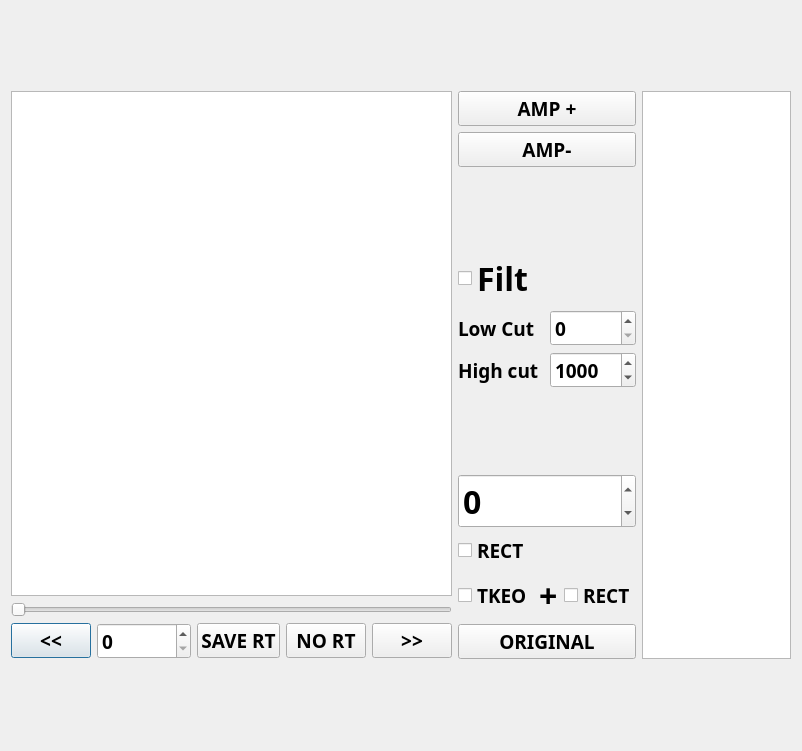
<?xml version="1.0" encoding="UTF-8"?>
<ui version="4.0">
 <class>DialogAnalog</class>
 <widget class="QDialog" name="DialogAnalog">
  <property name="geometry">
   <rect>
    <x>0</x>
    <y>0</y>
    <width>802</width>
    <height>751</height>
   </rect>
  </property>
  <property name="font">
   <font>
    <family>Gill Sans</family>
    <pointsize>24</pointsize>
    <weight>75</weight>
    <bold>true</bold>
   </font>
  </property>
  <property name="windowTitle">
   <string>Dialog</string>
  </property>
  <layout class="QGridLayout" name="gridLayout">
   <item row="0" column="0" rowspan="3">
    <layout class="QVBoxLayout" name="verticalLayout_2">
     <item>
      <widget class="GraphicsLayoutWidget" name="graphicsView">
       <property name="font">
        <font>
         <family>Gill Sans</family>
         <pointsize>14</pointsize>
         <weight>75</weight>
         <bold>true</bold>
        </font>
       </property>
      </widget>
     </item>
     <item>
      <widget class="QSlider" name="horizontalSliderRtOnset">
       <property name="font">
        <font>
         <family>Gill Sans</family>
         <pointsize>14</pointsize>
         <weight>75</weight>
         <bold>true</bold>
        </font>
       </property>
       <property name="orientation">
        <enum>Qt::Horizontal</enum>
       </property>
      </widget>
     </item>
     <item>
      <layout class="QHBoxLayout" name="horizontalLayout">
       <item>
        <widget class="QPushButton" name="pushButtonBackward">
         <property name="font">
          <font>
           <family>Gill Sans</family>
           <pointsize>14</pointsize>
           <weight>75</weight>
           <bold>true</bold>
          </font>
         </property>
         <property name="text">
          <string>&lt;&lt;</string>
         </property>
         <property name="shortcut">
          <string>Left</string>
         </property>
        </widget>
       </item>
       <item>
        <widget class="QSpinBox" name="spinBoxRtOnset">
         <property name="font">
          <font>
           <family>Gill Sans</family>
           <pointsize>14</pointsize>
           <weight>75</weight>
           <bold>true</bold>
          </font>
         </property>
         <property name="minimum">
          <number>0</number>
         </property>
         <property name="maximum">
          <number>100000</number>
         </property>
         <property name="singleStep">
          <number>100</number>
         </property>
         <property name="value">
          <number>0</number>
         </property>
        </widget>
       </item>
       <item>
        <widget class="QPushButton" name="pushButtonSaveRT">
         <property name="font">
          <font>
           <family>Gill Sans</family>
           <pointsize>14</pointsize>
           <weight>75</weight>
           <bold>true</bold>
          </font>
         </property>
         <property name="text">
          <string>SAVE RT</string>
         </property>
         <property name="shortcut">
          <string extracomment="Saved">Return</string>
         </property>
         <property name="flat">
          <bool>false</bool>
         </property>
        </widget>
       </item>
       <item>
        <widget class="QPushButton" name="pushButtonNoRT">
         <property name="font">
          <font>
           <family>Gill Sans</family>
           <pointsize>14</pointsize>
           <weight>75</weight>
           <bold>true</bold>
          </font>
         </property>
         <property name="text">
          <string>NO RT</string>
         </property>
         <property name="shortcut">
          <string>N</string>
         </property>
        </widget>
       </item>
       <item>
        <widget class="QPushButton" name="pushButtonForward">
         <property name="font">
          <font>
           <family>Gill Sans</family>
           <pointsize>14</pointsize>
           <weight>75</weight>
           <bold>true</bold>
          </font>
         </property>
         <property name="text">
          <string>&gt;&gt;</string>
         </property>
         <property name="shortcut">
          <string>Right</string>
         </property>
        </widget>
       </item>
      </layout>
     </item>
    </layout>
   </item>
   <item row="0" column="1">
    <layout class="QVBoxLayout" name="verticalLayout">
     <item>
      <widget class="QPushButton" name="pushButtonAmpP">
       <property name="font">
        <font>
         <family>Gill Sans</family>
         <pointsize>14</pointsize>
         <weight>75</weight>
         <bold>true</bold>
        </font>
       </property>
       <property name="text">
        <string>AMP +</string>
       </property>
      </widget>
     </item>
     <item>
      <widget class="QPushButton" name="pushButtonAmpM">
       <property name="font">
        <font>
         <family>Gill Sans</family>
         <pointsize>14</pointsize>
         <weight>75</weight>
         <bold>true</bold>
        </font>
       </property>
       <property name="text">
        <string>AMP-</string>
       </property>
      </widget>
     </item>
    </layout>
   </item>
   <item row="0" column="2" rowspan="3">
    <widget class="QTableView" name="tableViewRTS_plot_window">
     <property name="maximumSize">
      <size>
       <width>1200</width>
       <height>16777215</height>
      </size>
     </property>
     <property name="font">
      <font>
       <family>Gill Sans</family>
       <pointsize>12</pointsize>
       <weight>75</weight>
       <bold>true</bold>
      </font>
     </property>
    </widget>
   </item>
   <item row="1" column="1">
    <layout class="QGridLayout" name="gridLayout_2" rowstretch="0,0,0">
     <item row="2" column="0">
      <widget class="QLabel" name="label_2">
       <property name="font">
        <font>
         <family>Gill Sans</family>
         <pointsize>14</pointsize>
         <weight>75</weight>
         <bold>true</bold>
        </font>
       </property>
       <property name="text">
        <string>High cut</string>
       </property>
      </widget>
     </item>
     <item row="0" column="0">
      <widget class="QCheckBox" name="checkBoxFilt">
       <property name="text">
        <string>Filt</string>
       </property>
      </widget>
     </item>
     <item row="2" column="1">
      <widget class="QSpinBox" name="spinBoxFiltHc">
       <property name="font">
        <font>
         <family>Gill Sans</family>
         <pointsize>14</pointsize>
         <weight>75</weight>
         <bold>true</bold>
        </font>
       </property>
       <property name="minimum">
        <number>100</number>
       </property>
       <property name="maximum">
        <number>50000</number>
       </property>
       <property name="singleStep">
        <number>10</number>
       </property>
       <property name="value">
        <number>1000</number>
       </property>
      </widget>
     </item>
     <item row="1" column="0">
      <widget class="QLabel" name="label">
       <property name="font">
        <font>
         <family>Gill Sans</family>
         <pointsize>14</pointsize>
         <weight>75</weight>
         <bold>true</bold>
        </font>
       </property>
       <property name="text">
        <string>Low Cut</string>
       </property>
      </widget>
     </item>
     <item row="1" column="1">
      <widget class="QSpinBox" name="spinBoxFiltLc">
       <property name="font">
        <font>
         <family>Gill Sans</family>
         <pointsize>14</pointsize>
         <weight>75</weight>
         <bold>true</bold>
        </font>
       </property>
       <property name="minimum">
        <number>0</number>
       </property>
       <property name="maximum">
        <number>50000</number>
       </property>
      </widget>
     </item>
    </layout>
   </item>
   <item row="2" column="1">
    <layout class="QVBoxLayout" name="verticalLayout_3">
     <item>
      <widget class="QSpinBox" name="spinBoxSyncAnalogEDF">
       <property name="minimum">
        <number>-3</number>
       </property>
       <property name="maximum">
        <number>3</number>
       </property>
      </widget>
     </item>
     <item>
      <widget class="QCheckBox" name="checkBoxRect">
       <property name="font">
        <font>
         <family>Gill Sans</family>
         <pointsize>14</pointsize>
         <weight>75</weight>
         <bold>true</bold>
        </font>
       </property>
       <property name="text">
        <string>RECT</string>
       </property>
      </widget>
     </item>
     <item>
      <layout class="QHBoxLayout" name="horizontalLayout_2">
       <item>
        <widget class="QCheckBox" name="checkBoxTKEO">
         <property name="font">
          <font>
           <family>Gill Sans</family>
           <pointsize>14</pointsize>
           <weight>75</weight>
           <bold>true</bold>
          </font>
         </property>
         <property name="text">
          <string>TKEO</string>
         </property>
        </widget>
       </item>
       <item>
        <widget class="QLabel" name="label_3">
         <property name="text">
          <string>+</string>
         </property>
        </widget>
       </item>
       <item>
        <widget class="QCheckBox" name="checkBoxTKEORect">
         <property name="font">
          <font>
           <family>Gill Sans</family>
           <pointsize>14</pointsize>
           <weight>75</weight>
           <bold>true</bold>
          </font>
         </property>
         <property name="text">
          <string>RECT</string>
         </property>
        </widget>
       </item>
      </layout>
     </item>
     <item>
      <widget class="QPushButton" name="pushButtonOrig">
       <property name="font">
        <font>
         <family>Gill Sans</family>
         <pointsize>14</pointsize>
         <weight>75</weight>
         <bold>true</bold>
        </font>
       </property>
       <property name="text">
        <string>ORIGINAL</string>
       </property>
      </widget>
     </item>
    </layout>
   </item>
  </layout>
 </widget>
 <customwidgets>
  <customwidget>
   <class>GraphicsLayoutWidget</class>
   <extends>QGraphicsView</extends>
   <header>pyqtgraph</header>
  </customwidget>
 </customwidgets>
 <resources/>
 <connections>
  <connection>
   <sender>horizontalSliderRtOnset</sender>
   <signal>sliderMoved(int)</signal>
   <receiver>spinBoxRtOnset</receiver>
   <slot>setValue(int)</slot>
   <hints>
    <hint type="sourcelabel">
     <x>341</x>
     <y>688</y>
    </hint>
    <hint type="destinationlabel">
     <x>266</x>
     <y>725</y>
    </hint>
   </hints>
  </connection>
  <connection>
   <sender>spinBoxRtOnset</sender>
   <signal>valueChanged(int)</signal>
   <receiver>horizontalSliderRtOnset</receiver>
   <slot>setValue(int)</slot>
   <hints>
    <hint type="sourcelabel">
     <x>266</x>
     <y>725</y>
    </hint>
    <hint type="destinationlabel">
     <x>431</x>
     <y>688</y>
    </hint>
   </hints>
  </connection>
 </connections>
</ui>
